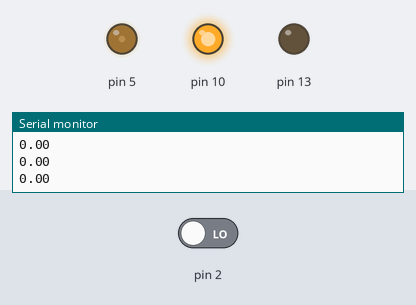
Bench run of a sketch on a simulated Arduino Uno, built with avr-gcc and run on an emulated ATmega328P. Shown: output pins drawn as LEDs (lit = HIGH), the last lines printed to the serial monitor. The test bench sets the inputs (shaded band); at power-on: pin 2 LOW.

Above: at 1.2 s.
1.3 s: pin 2 driven HIGH
At 2.2 s:
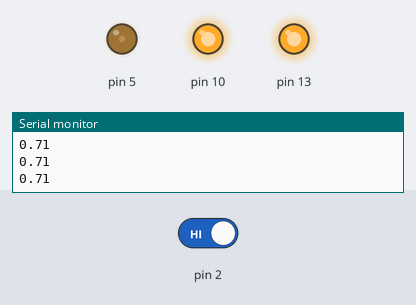
2.8 s: pin 2 driven LOW
At 3.2 s:
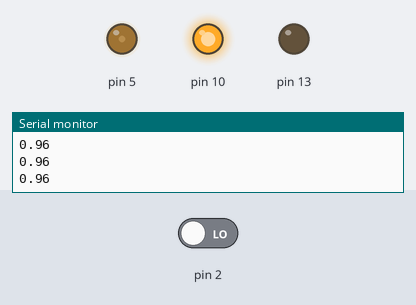
Timing chart, 0 to 5.8 s (numbered marks = the images above; inputs shaded):
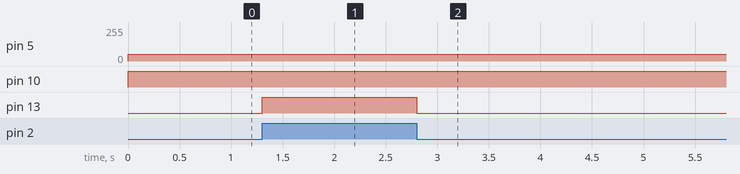

Measured:
- after the input at 1.3 s, pin 13: LOW → HIGH at once
- after the input at 2.8 s, pin 13: HIGH → LOW at once

The sketch:

typeU2.ino
```cpp
float val = 0;
float time;
float Speed;
volatile byte state = LOW;
void setup() {
attachInterrupt(0,count,CHANGE);
//pinMode(2,INPUT);
pinMode(5,OUTPUT);
pinMode(10,OUTPUT);
pinMode(13,OUTPUT);
Serial.begin(9600);

}

void loop() {
 digitalWrite(10, HIGH);
 analogWrite(5, 50);
 time =millis();
 Speed = (val/40)/(time/60000);
 Serial.println(Speed);
 if(digitalRead(2)){
  digitalWrite(13,HIGH);
 }
 else
  digitalWrite(13,LOW);
}

void count(){
  val+=1;//用于算速度
}
```
